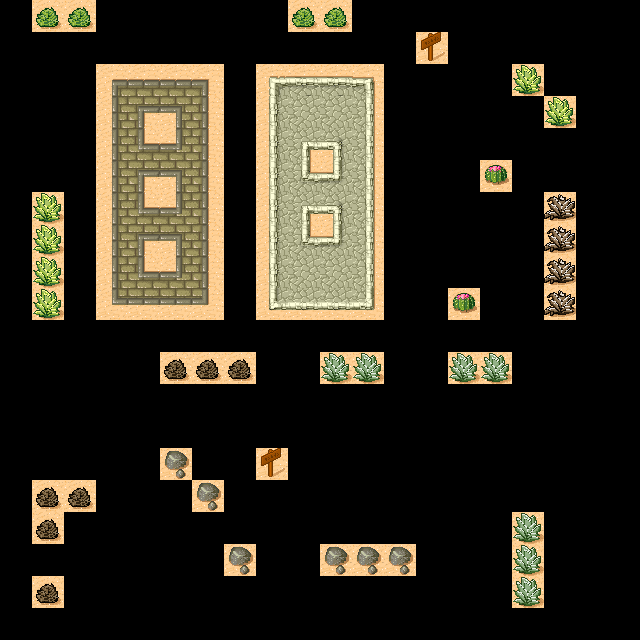

This is a level from a 2D game, rendered from its Tiled map with the project's own tilesets. A one-line summary and the map file follow, with tile-layer data summarised:
An orthogonal 20x20 tile map with 32x32 px tiles, 1 tile layer (wall), 1 hidden layer not drawn.

<map version="1.0" orientation="orthogonal" width="20" height="20" tilewidth="32" tileheight="32">
 <tileset firstgid="1" name="tmw_desert_spacing" tilewidth="32" tileheight="32" spacing="1" margin="1">
  <image source="tmw_desert_spacing.png" width="265" height="199" />
 </tileset>
 <layer name="floor" width="20" height="20" visible="0">
  <data>[400 cells, 400 non-empty, 14 distinct tile ids]</data>
 </layer>
 <layer name="wall" width="20" height="20">
  <data>[400 cells, 102 non-empty, 33 distinct tile ids]</data>
 </layer>
</map>
